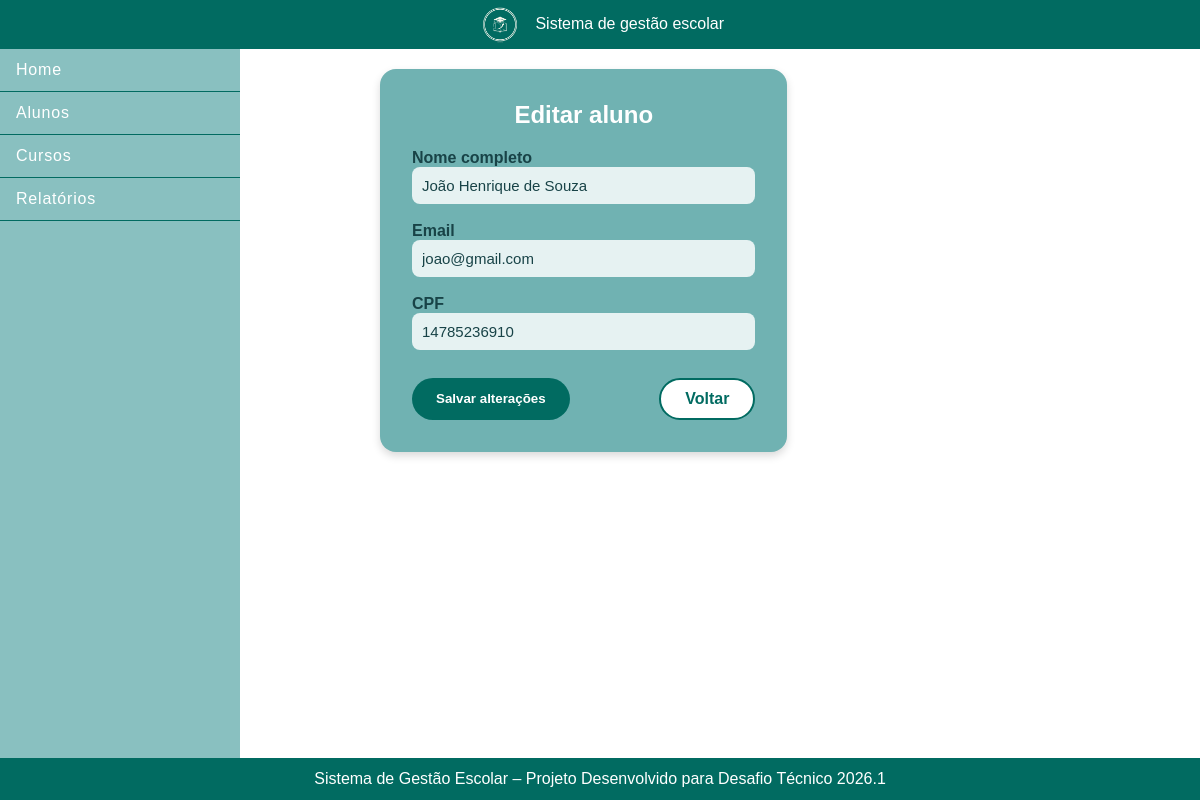
Page /alunos/editar/14785236910/ on the committed database.
### escola/models.py (models this page shows, shortened)
class Aluno(models.Model):
    nome = models.CharField(max_length=100)
    email = models.EmailField(unique = True)
    cpf = models.CharField(max_length=11, unique=True)
    data_ingresso = models.DateTimeField(auto_now_add=True)

### escola/views.py (the view, shortened to what this page needs)
# urls.py: path("alunos/editar/<str:cpf>/", views.editar_aluno, name="editar_aluno"),
def editar_aluno(request, cpf):
    aluno = AlunoService.obter_aluno_por_cpf(cpf)
    return render(request, "escola/editar_aluno.html", {"aluno": aluno})

### escola/services/alunoservices.py (called while the page is built)
    @staticmethod
    def obter_aluno_por_cpf(cpf):
        return Aluno.objects.get(cpf=cpf)

### escola/templates/escola/editar_aluno.html (shortened to what this page needs)
{% extends 'escola/base.html' %}
{% load static %}
{% block content %}
<section class="cadastro-container">
    <h2>Editar aluno</h2>
    <form method="POST" class="formulario-cadastro">
        <div class="campo">
            <label>Nome completo</label>
            <input type="text" name="nome" value="{{ aluno.nome }}" required>
        </div>
        <div class="campo">
            <label>Email</label>
            <input type="email" name="email" value="{{ aluno.email }}" required>
        </div>
        <div class="campo">
            <label>CPF</label>
            <input type="text" name="cpf" value="{{ aluno.cpf }}" readonly>
        </div>
        <div class="botoes">
            <button type="submit" class="btn-principal">Salvar alterações</button>
            <a href="{% url 'alunos' %}" class="btn-secundario">Voltar</a>
        </div>
    </form>
</section>
{% endblock %}

### escola/static/escola/css/base.css (style rules this page uses)
html { height: 100%; }
* { margin: 0; padding: 0; box-sizing: border-box; }
body { display: flex; flex-direction: column; min-height: 100vh; font-family: 'Manrope', sans-serif; }

### escola/static/escola/css/cadastrar_aluno.css (style rules this page uses)
.cadastro-container { max-width: 600px; margin: 0 auto; padding: 32px; background: #70B2B2; border-radius: 16px; box-shadow: 0 4px 8px rgba(0,0,0,0.15); }
.cadastro-container h2 { color: white; text-align: center; margin-bottom: 20px; }
.formulario-cadastro { display: flex; flex-direction: column; gap: 18px; }
.campo label { color: #184347; font-weight: 600; }
.campo input { width: 100%; padding: 10px; border-radius: 8px; border: none; background: #e6f2f2; color: #184347; font-size: 15px; }
.botoes { display: flex; justify-content: space-between; margin-top: 10px; }
.btn-principal { padding: 10px 24px; background: #016B61; color: white; border-radius: 999px; border: none; cursor: pointer; font-weight: 600; }
.btn-secundario { padding: 10px 24px; background: white; color: #016B61; border-radius: 999px; border: 2px solid #016B61; font-weight: 600; text-decoration: none; }

### rows in the picture
Aluno: nome "João Henrique de Souza", email "joao@gmail.com", cpf "14785236910"
